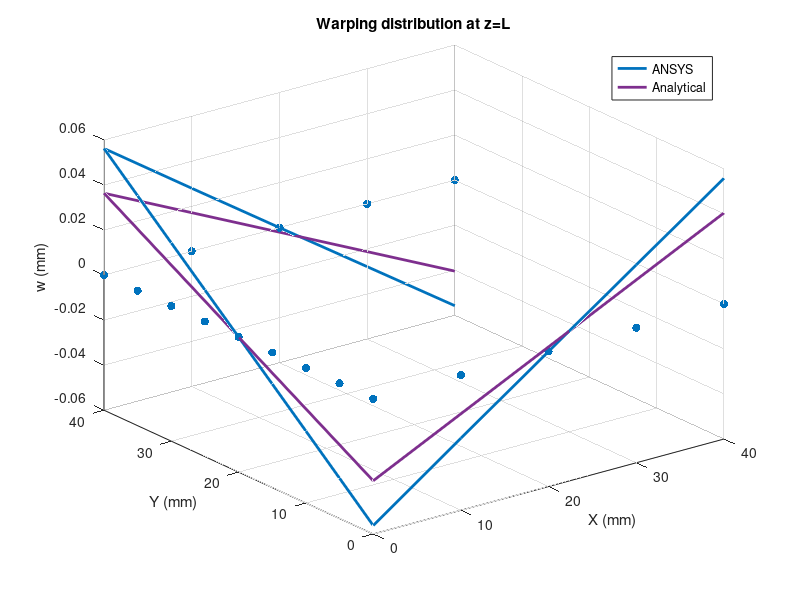

Recreate this plot in MATLAB.
clc; clear

%% Extract data

fID = fopen("nPos.txt");
for i=1:5
    fgetl(fID);
end

posData = fscanf(fID,"%d %f %f %f");
fclose(fID);

nNodes = length(posData)/4;

dataArray = zeros(nNodes, 3);
dataArray(:,1) = posData(2:4:end);
dataArray(:,2) = posData(3:4:end);


fID = fopen("zDisp.txt");
for i=1:11
    fgetl(fID);
end

zData = fscanf(fID,"%d %f");
fclose(fID);

dataArray(:,3) = zData(2:2:end);



fID = fopen("xRot.txt");
for i=1:11
    fgetl(fID);
end

rotData = fscanf(fID,"%d %f");
fclose(fID);

rotation = mean(rotData(2:2:end));


%% Substract rotation

lowerNode = dataArray(dataArray(:,1)==20 & dataArray(:,2)==0,:);
upperNode = dataArray(dataArray(:,1)==20 & dataArray(:,2)==40,:);

rotation = -(upperNode(3) - lowerNode(3))/40;

dataArray(:,3) = dataArray(:,3) + rotation * (dataArray(:,2)-20);

%% Sort the nodes

firstFlange = dataArray(dataArray(:,2) == 0 & dataArray(:,1) ~= 0,:);
secondFlange = dataArray(dataArray(:,1) == 0, :); 
thirdFlange = dataArray(dataArray(:,2) == 40 & dataArray(:,1) ~= 0, :);

[~, firstFlangeIndex] = sort(firstFlange(:,1), 'descend');
[~, secondFlangeIndex] = sort(secondFlange(:,2));
[~, thirdFlangeIndex] = sort(thirdFlange(:,1));

dataArray = [firstFlange(firstFlangeIndex,:); 
             secondFlange(secondFlangeIndex,:); 
             thirdFlange(thirdFlangeIndex,:)];

         
%% Analyitical results

T = 100 * 360/19;
J = 2200/3;
G = 26923;

limitW1 = 20 * (360/19) * T/(G*J);

limitW2 = -20 * (360/19 - 40) * T/(G*J);

         
%% Plot results
figure
scatter3(dataArray(:,1), dataArray(:,2), zeros(nNodes,1), "filled")
hold on
h(1) = plot3(dataArray(:,1), dataArray(:,2), dataArray(:,3), "LineWidth", 2);

h(2) = plot3([0,40], [0,0], [-limitW1, limitW2], "color", [0.4940, 0.1840, 0.5560], "LineWidth", 2);
plot3([0,0], [0,40], [-limitW1, limitW1], "color", [0.4940, 0.1840, 0.5560], "LineWidth", 2);
plot3([0,40], [40,40], [limitW1, -limitW2], "color", [0.4940, 0.1840, 0.5560], "LineWidth", 2);
hold off

title("Warping distribution at z=L")
xlabel("X (mm)")
ylabel("Y (mm)")
zlabel("w (mm)")


legend(h, "ANSYS", "Analytical")
